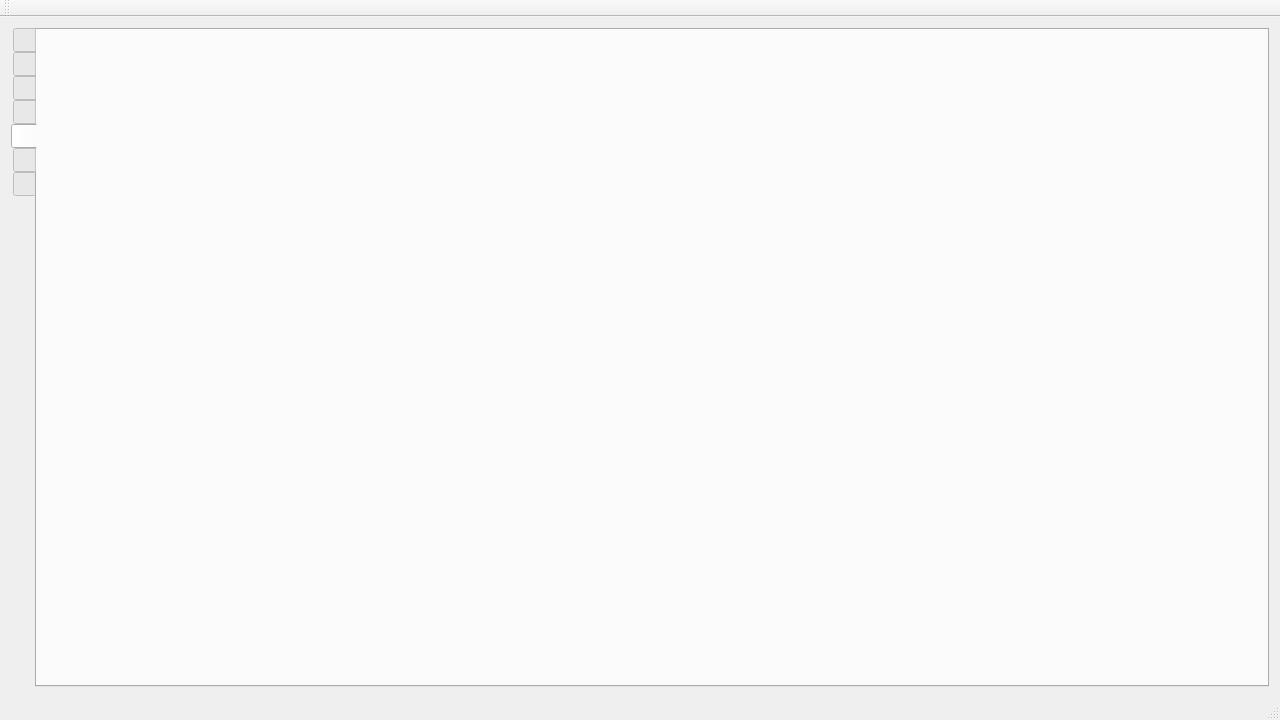
<?xml version="1.0" encoding="UTF-8"?>
<ui version="4.0">
 <class>AticcoMainWIndow</class>
 <widget class="QMainWindow" name="AticcoMainWIndow">
  <property name="geometry">
   <rect>
    <x>0</x>
    <y>0</y>
    <width>1280</width>
    <height>720</height>
   </rect>
  </property>
  <property name="minimumSize">
   <size>
    <width>1280</width>
    <height>720</height>
   </size>
  </property>
  <property name="windowTitle">
   <string>MainWindow</string>
  </property>
  <widget class="QWidget" name="centralWidget">
   <layout class="QVBoxLayout" name="verticalLayout_2">
    <item>
     <widget class="QTabWidget" name="tabWidget">
      <property name="sizePolicy">
       <sizepolicy hsizetype="Expanding" vsizetype="Expanding">
        <horstretch>0</horstretch>
        <verstretch>0</verstretch>
       </sizepolicy>
      </property>
      <property name="focusPolicy">
       <enum>Qt::WheelFocus</enum>
      </property>
      <property name="layoutDirection">
       <enum>Qt::LeftToRight</enum>
      </property>
      <property name="tabPosition">
       <enum>QTabWidget::West</enum>
      </property>
      <property name="tabShape">
       <enum>QTabWidget::Rounded</enum>
      </property>
      <property name="currentIndex">
       <number>4</number>
      </property>
      <property name="iconSize">
       <size>
        <width>64</width>
        <height>64</height>
       </size>
      </property>
      <property name="elideMode">
       <enum>Qt::ElideNone</enum>
      </property>
      <property name="usesScrollButtons">
       <bool>true</bool>
      </property>
      <property name="documentMode">
       <bool>false</bool>
      </property>
      <property name="tabsClosable">
       <bool>false</bool>
      </property>
      <property name="movable">
       <bool>false</bool>
      </property>
      <property name="tabBarAutoHide">
       <bool>false</bool>
      </property>
      <widget class="QWidget" name="mainTab">
       <property name="focusPolicy">
        <enum>Qt::ClickFocus</enum>
       </property>
       <attribute name="icon">
        <iconset resource="../resources/resources.qrc">
         <normaloff>:/graphics/png/graphics/png/components.png</normaloff>:/graphics/png/graphics/png/components.png</iconset>
       </attribute>
       <attribute name="title">
        <string/>
       </attribute>
       <layout class="QVBoxLayout" name="verticalLayout">
        <item>
         <layout class="QVBoxLayout" name="mainTabVerticalLayout" stretch="485,30,485">
          <property name="spacing">
           <number>0</number>
          </property>
          <item>
           <layout class="QHBoxLayout" name="topHorizontalLayout">
            <item>
             <widget class="QWidget" name="CPUResourceConsumptionWIdget" native="true">
              <layout class="QVBoxLayout" name="verticalLayout_13"/>
             </widget>
            </item>
            <item>
             <widget class="Line" name="line">
              <property name="orientation">
               <enum>Qt::Vertical</enum>
              </property>
             </widget>
            </item>
            <item>
             <widget class="QWidget" name="RAMResourceConsumptionWIdget" native="true">
              <layout class="QVBoxLayout" name="verticalLayout_12"/>
             </widget>
            </item>
           </layout>
          </item>
          <item>
           <layout class="QHBoxLayout" name="middleHorizontalLayout" stretch="997,1003">
            <property name="spacing">
             <number>6</number>
            </property>
            <property name="leftMargin">
             <number>0</number>
            </property>
            <property name="rightMargin">
             <number>0</number>
            </property>
            <item>
             <widget class="Line" name="line_4">
              <property name="orientation">
               <enum>Qt::Horizontal</enum>
              </property>
             </widget>
            </item>
            <item>
             <widget class="Line" name="line_3">
              <property name="orientation">
               <enum>Qt::Horizontal</enum>
              </property>
             </widget>
            </item>
           </layout>
          </item>
          <item>
           <layout class="QHBoxLayout" name="bottomHorizontalLayout">
            <item>
             <widget class="QWidget" name="DiskResourceConsumptionWIdget" native="true">
              <layout class="QVBoxLayout" name="verticalLayout_10"/>
             </widget>
            </item>
            <item>
             <widget class="Line" name="line_2">
              <property name="orientation">
               <enum>Qt::Vertical</enum>
              </property>
             </widget>
            </item>
            <item>
             <widget class="QWidget" name="NetworkResourceConsumptionWIdget" native="true">
              <layout class="QVBoxLayout" name="verticalLayout_11"/>
             </widget>
            </item>
           </layout>
          </item>
         </layout>
        </item>
       </layout>
      </widget>
      <widget class="QWidget" name="tab_4">
       <attribute name="icon">
        <iconset resource="../resources/resources.qrc">
         <normaloff>:/graphics/png/graphics/png/motherboard.png</normaloff>:/graphics/png/graphics/png/motherboard.png</iconset>
       </attribute>
       <attribute name="title">
        <string/>
       </attribute>
      </widget>
      <widget class="QWidget" name="tab_3">
       <attribute name="icon">
        <iconset resource="../resources/resources.qrc">
         <normaloff>:/graphics/png/graphics/png/processor.png</normaloff>:/graphics/png/graphics/png/processor.png</iconset>
       </attribute>
       <attribute name="title">
        <string/>
       </attribute>
      </widget>
      <widget class="QWidget" name="tab_2">
       <attribute name="icon">
        <iconset resource="../resources/resources.qrc">
         <normaloff>:/graphics/png/graphics/png/RAM.png</normaloff>:/graphics/png/graphics/png/RAM.png</iconset>
       </attribute>
       <attribute name="title">
        <string/>
       </attribute>
      </widget>
      <widget class="QWidget" name="tab_5">
       <attribute name="icon">
        <iconset resource="../resources/resources.qrc">
         <normaloff>:/graphics/png/graphics/png/hardDisk.png</normaloff>:/graphics/png/graphics/png/hardDisk.png</iconset>
       </attribute>
       <attribute name="title">
        <string/>
       </attribute>
      </widget>
      <widget class="QWidget" name="tab">
       <attribute name="icon">
        <iconset resource="../resources/resources.qrc">
         <normaloff>:/graphics/png/graphics/png/network.png</normaloff>:/graphics/png/graphics/png/network.png</iconset>
       </attribute>
       <attribute name="title">
        <string/>
       </attribute>
      </widget>
      <widget class="QWidget" name="tab_6">
       <attribute name="icon">
        <iconset resource="../resources/resources.qrc">
         <normaloff>:/graphics/png/graphics/png/tools.png</normaloff>:/graphics/png/graphics/png/tools.png</iconset>
       </attribute>
       <attribute name="title">
        <string/>
       </attribute>
      </widget>
     </widget>
    </item>
   </layout>
  </widget>
  <widget class="QMenuBar" name="menuBar">
   <property name="geometry">
    <rect>
     <x>0</x>
     <y>0</y>
     <width>1280</width>
     <height>21</height>
    </rect>
   </property>
  </widget>
  <widget class="QToolBar" name="mainToolBar">
   <attribute name="toolBarArea">
    <enum>TopToolBarArea</enum>
   </attribute>
   <attribute name="toolBarBreak">
    <bool>false</bool>
   </attribute>
  </widget>
  <widget class="QStatusBar" name="statusBar"/>
 </widget>
 <layoutdefault spacing="6" margin="11"/>
 <resources>
  <include location="../resources/resources.qrc"/>
 </resources>
 <connections/>
</ui>
